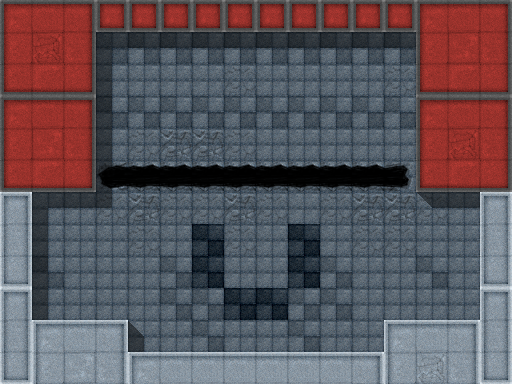

A level layout from a 2D game, rendered from its tile map. Below: a short description, then the map file with tile-grid data replaced by summaries:
An orthogonal 16x12 tile map with 32x32 px tiles, 3 tile layers (waypoints, main, shadows), 4 tilesets and 9 objects.

<map version="1.0" orientation="orthogonal" width="16" height="12" tilewidth="32" tileheight="32">
  <tileset firstgid="1" name="ConcreteStorm" tilewidth="32" tileheight="32">
    <image source="TileSets/ConcreteStormTileSet.png" width="512" height="512" />
    <tile id="5">
      <properties>
        <property name="Pit" value="" />
      </properties>
    </tile>
    <tile id="6">
      <properties>
        <property name="Pit" value="" />
      </properties>
    </tile>
    <tile id="7">
      <properties>
        <property name="Pit" value="" />
      </properties>
    </tile>
    <tile id="21">
      <properties>
        <property name="Pit" value="" />
      </properties>
    </tile>
    <tile id="37">
      <properties>
        <property name="Pit" value="" />
      </properties>
    </tile>
    <tile id="53">
      <properties>
        <property name="Pit" value="" />
      </properties>
    </tile>
    <tile id="68">
      <properties>
        <property name="Empty" value="" />
      </properties>
    </tile>
    <tile id="69">
      <properties>
        <property name="Empty" value="" />
      </properties>
    </tile>
    <tile id="84">
      <properties>
        <property name="Empty" value="" />
      </properties>
    </tile>
    <tile id="85">
      <properties>
        <property name="Empty" value="" />
      </properties>
    </tile>
  </tileset>
  <tileset firstgid="257" name="Tanks" tilewidth="32" tileheight="32">
    <image source="TileSets/TanksTileSet.png" width="128" height="32" />
    <tile id="0">
      <properties>
        <property name="Team" value="Red" />
        <property name="Type" value="Tank" />
      </properties>
    </tile>
    <tile id="1">
      <properties>
        <property name="Team" value="Green" />
        <property name="Type" value="Tank" />
      </properties>
    </tile>
    <tile id="3">
      <properties>
        <property name="Team" value="Red" />
        <property name="Type" value="Tank" />
      </properties>
    </tile>
  </tileset>
  <tileset firstgid="261" name="Waypoints" tilewidth="32" tileheight="32">
    <image source="TileSets/WaypointTileSet.png" width="32" height="32" />
    <tile id="0">
      <properties>
        <property name="Color" value="Green" />
      </properties>
    </tile>
  </tileset>
  <tileset firstgid="262" name="TanksTiled" tilewidth="32" tileheight="32">
    <image source="TileSets/TanksTiled.png" width="512" height="512" />
    <tile id="5">
      <properties>
        <property name="Pit" value="" />
      </properties>
    </tile>
    <tile id="6">
      <properties>
        <property name="Pit" value="" />
      </properties>
    </tile>
    <tile id="7">
      <properties>
        <property name="Pit" value="" />
      </properties>
    </tile>
    <tile id="21">
      <properties>
        <property name="Pit" value="" />
      </properties>
    </tile>
    <tile id="37">
      <properties>
        <property name="Pit" value="" />
      </properties>
    </tile>
    <tile id="53">
      <properties>
        <property name="Pit" value="" />
      </properties>
    </tile>
    <tile id="68">
      <properties>
        <property name="Empty" value="" />
      </properties>
    </tile>
    <tile id="69">
      <properties>
        <property name="Empty" value="" />
      </properties>
    </tile>
    <tile id="84">
      <properties>
        <property name="Empty" value="" />
      </properties>
    </tile>
    <tile id="85">
      <properties>
        <property name="Empty" value="" />
      </properties>
    </tile>
    <tile id="144">
      <properties>
        <property name="Empty" value="" />
      </properties>
    </tile>
    <tile id="145">
      <properties>
        <property name="Empty" value="" />
      </properties>
    </tile>
    <tile id="192">
      <properties>
        <property name="Pit" value="" />
      </properties>
    </tile>
  </tileset>
 <layer name="waypoints" width="16" height="12">
  <properties>
   <property name="color" value="green" />
  </properties>
  <data>[192 cells, 20 non-empty, 1 distinct tile ids]</data>
 </layer>
 <layer name="main" width="16" height="12">
  <data>[192 cells, 192 non-empty, 29 distinct tile ids]</data>
 </layer>
 <objectgroup name="tanks" width="16" height="12">
  <object gid="257" x="160" y="128">
   <properties>
    <property name="WaypointColor" value="Green" />
   </properties>
  </object>
  <object gid="258" x="241" y="259" />
  <object gid="257" x="385" y="65">
   <properties>
    <property name="WaypointColor" value="Green" />
   </properties>
  </object>
  <object gid="257" x="320" y="64">
   <properties>
    <property name="WaypointColor" value="Green" />
   </properties>
  </object>
  <object gid="257" x="97" y="130">
   <properties>
    <property name="WaypointColor" value="Green" />
   </properties>
  </object>
  <object gid="257" x="322" y="128">
   <properties>
    <property name="WaypointColor" value="Green" />
   </properties>
  </object>
  <object gid="257" x="96" y="65">
   <properties>
    <property name="WaypointColor" value="Green" />
   </properties>
  </object>
  <object gid="257" x="384" y="129">
   <properties>
    <property name="WaypointColor" value="Green" />
   </properties>
  </object>
  <object gid="257" x="162" y="65">
   <properties>
    <property name="WaypointColor" value="Green" />
   </properties>
  </object>
 </objectgroup>
 <layer name="shadows" width="16" height="12">
  <data>[192 cells, 23 non-empty, 6 distinct tile ids]</data>
 </layer>
</map>
